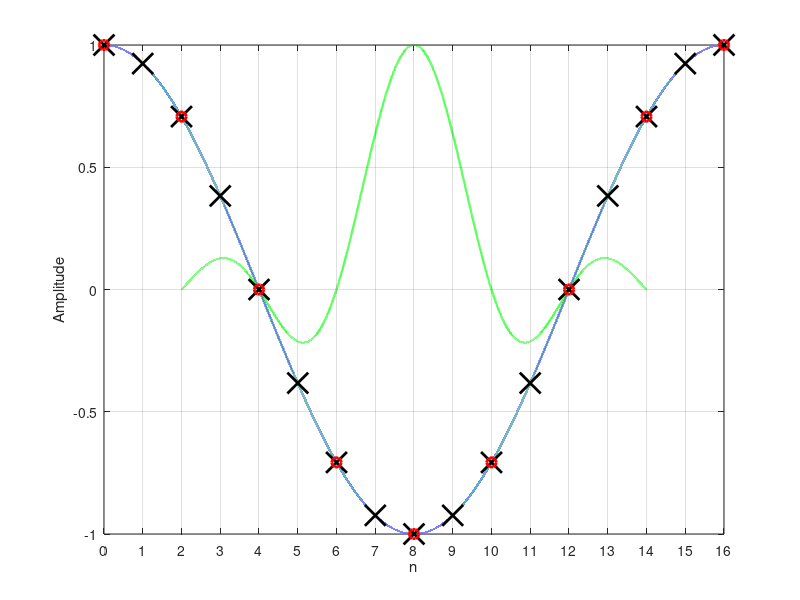

Reproduce this figure in MATLAB.
x = 0:0.0001:16;
x2 = 2:0.0001:14;
y1 = cos(pi/8*x);
y2 = sinc((x2-8)/2);

xd = 0:2:16;
yd1 = cos(pi/8*xd);
xd2 = 0:1:16;
yd2 = cos(pi/8*xd2);

figure
h1 = plot(x,y1, 'linewidth', 1.5);
hold on
h2 = plot(x2,y2,'-g', 'linewidth', 1.5);
hold on
h3 = plot(xd2, yd2, 'linewidth', 2, 'marker', 'x', 'markersize', 15, 'linestyle', 'none', 'markerfacecolor', 'black', 'markeredgecolor', 'black');
hold on
h4 = plot(xd, yd1, 'linewidth', 2, 'marker', 'o', 'markersize', 7, 'linestyle', 'none', 'markerfacecolor', 'none', 'markeredgecolor', 'red');
hold off

set(gca,'XTick',0:1:16)
xlim ([0, 16]);
set(gcf,'color','white');
%set(gca,'fontsize',20);
grid on;
box on;
xlabel('n');
ylabel('Amplitude');

waitfor(h1)
waitfor(h2)
waitfor(h3)
